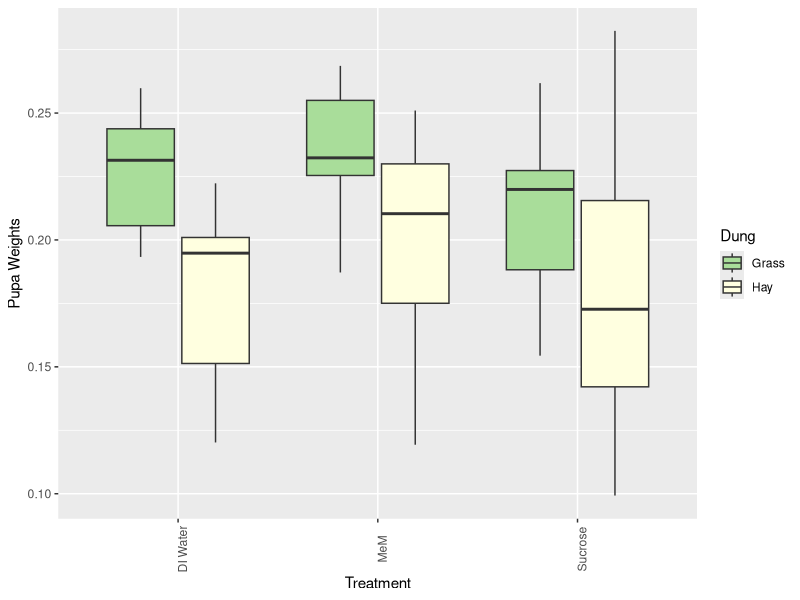

Here is the R script that generated this plot:
## ---- chunk 1
pupa_weight_new <- read.csv("raw_pupaweight - Sheet1.csv")
pupa_weight_new
pupa_weight_new <- na.omit(pupa_weight_new)
## ---- chunk 2
treatment1 <- pupa_weight_new$Treatment
dung <- pupa_weight_new$Dung
treatment_dung <- pupa_weight_new$X
weight <- pupa_weight_new$PWeight
## ---- chunk 3
library(ggplot2)
p <- ggplot(data = pupa_weight_new, aes(x = Treatment, y = PWeight, fill = Dung))  #define the variables
p <- p + geom_boxplot()  #graph them in a boxplot
p <- p + theme(axis.text.x = element_text(angle = 90))  #put x-axis names at 90deg
p <- p + ylab("Pupa Weights") + xlab("Treatment") #rename y-axis title
p <- p + scale_fill_manual(values = c(Grass = "#a9dd9a", Hay = "lightyellow"))
p  #show me the graph
